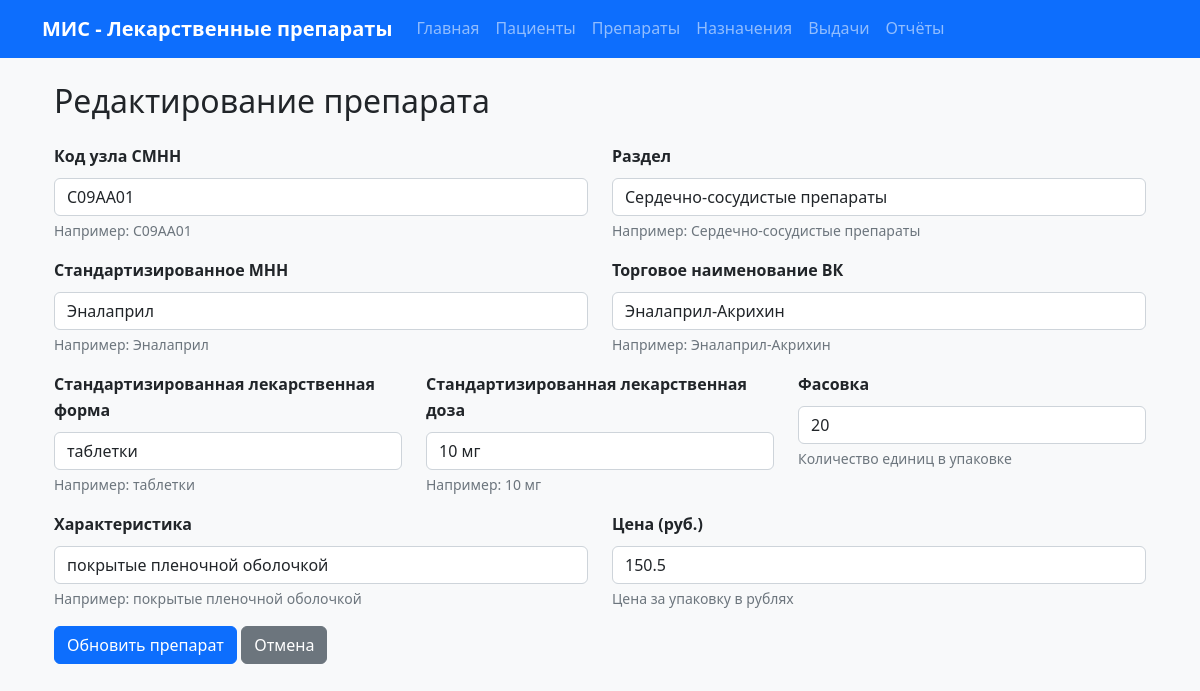
Page /medicines/edit/1 on the committed database.
### tables this page shows
CREATE TABLE medicines (
            medicine_id INTEGER PRIMARY KEY AUTOINCREMENT,
            smmn_node_code TEXT NOT NULL,
            section TEXT NOT NULL,
            standardized_mnn TEXT NOT NULL,
            trade_name_vk TEXT NOT NULL,
            standardized_dosage_form TEXT NOT NULL,
            standardized_dosage TEXT NOT NULL,
            characteristic TEXT,
            packaging INTEGER NOT NULL,
            price REAL NOT NULL,
            created_at TIMESTAMP DEFAULT CURRENT_TIMESTAMP,
            updated_at TIMESTAMP DEFAULT CURRENT_TIMESTAMP
        );

### routes.py (the view, shortened to what this page needs)
    @app.route("/medicines/edit/<int:medicine_id>", methods=["GET", "POST"])
    def edit_medicine(medicine_id):
        medicine = Medicine.get_by_id(medicine_id)
        if not medicine:
            flash("Препарат не найден", "error")
            return redirect(url_for("medicines"))
        return render_template("medicine_form.html", medicine=medicine)

### database.py (called while the page is built)
def get_db():
    if 'db' not in g:
        g.db = sqlite3.connect(current_app.config['DATABASE_PATH'])
        g.db.row_factory = sqlite3.Row
    return g.db

def execute_query(query, params=None):
    db = get_db()
    if params:
        cursor = db.execute(query, params)
    else:
        cursor = db.execute(query)
    return cursor

def fetch_one(query, params=None):
    cursor = execute_query(query, params)
    return cursor.fetchone()

### models.py (called while the page is built)
    @staticmethod
    def get_by_id(medicine_id):
        query = "SELECT * FROM medicines WHERE medicine_id = ?"
        row = fetch_one(query, (medicine_id,))
        if row:
            return Medicine(medicine_id=row["medicine_id"], smmn_node_code=row["smmn_node_code"], section=row["section"], standardized_mnn=row["standardized_mnn"], trade_name_vk=row["trade_name_vk"], standardized_dosage_form=row["standardized_dosage_form"], standardized_dosage=row["standardized_dosage"], characteristic=row["characteristic"], packaging=row["packaging"], price=row["price"])
        return None

### templates/medicine_form.html (shortened to what this page needs)
{% extends "base.html" %}
{% block content %}
<div class="container mt-4">
    <h2 class="mb-4">
        {% if medicine %}Редактирование препарата{% else %}Добавление препарата{% endif %}
    </h2>
    <form method="POST">
        <div class="row">
            <div class="col-md-6">
                <div class="mb-3">
                    <label for="smmn_node_code" class="form-label">Код узла СМНН</label>
                    <input type="text" class="form-control" id="smmn_node_code" name="smmn_node_code"
                           value="{% if medicine %}{{ medicine.smmn_node_code }}{% endif %}" required>
                    <div class="form-text">Например: C09AA01</div>
                </div>
            </div>
            <div class="col-md-6">
                <div class="mb-3">
                    <label for="section" class="form-label">Раздел</label>
                    <input type="text" class="form-control" id="section" name="section"
                           value="{% if medicine %}{{ medicine.section }}{% endif %}" required>
                    <div class="form-text">Например: Сердечно-сосудистые препараты</div>
                </div>
            </div>
        </div>
        <div class="row">
            <div class="col-md-6">
                <div class="mb-3">
                    <label for="standardized_mnn" class="form-label">Стандартизированное МНН</label>
                    <input type="text" class="form-control" id="standardized_mnn" name="standardized_mnn"
                           value="{% if medicine %}{{ medicine.standardized_mnn }}{% endif %}" required>
                    <div class="form-text">Например: Эналаприл</div>
                </div>
            </div>
            <div class="col-md-6">
                <div class="mb-3">
                    <label for="trade_name_vk" class="form-label">Торговое наименование ВК</label>
                    <input type="text" class="form-control" id="trade_name_vk" name="trade_name_vk"
                           value="{% if medicine %}{{ medicine.trade_name_vk }}{% endif %}" required>
                    <div class="form-text">Например: Эналаприл-Акрихин</div>
                </div>
            </div>
        </div>
        <div class="row">
            <div class="col-md-4">
                <div class="mb-3">
                    <label for="standardized_dosage_form" class="form-label">Стандартизированная лекарственная форма</label>
                    <input type="text" class="form-control" id="standardized_dosage_form" name="standardized_dosage_form"
                           value="{% if medicine %}{{ medicine.standardized_dosage_form }}{% endif %}" required>
                    <div class="form-text">Например: таблетки</div>
                </div>
            </div>
            <div class="col-md-4">
                <div class="mb-3">
                    <label for="standardized_dosage" class="form-label">Стандартизированная лекарственная доза</label>
                    <input type="text" class="form-control" id="standardized_dosage" name="standardized_dosage"
                           value="{% if medicine %}{{ medicine.standardized_dosage }}{% endif %}" required>
                    <div class="form-text">Например: 10 мг</div>
                </div>
            </div>
            <div class="col-md-4">
                <div class="mb-3">
                    <label for="packaging" class="form-label">Фасовка</label>
                    <input type="number" class="form-control" id="packaging" name="packaging"
                           value="{% if medicine %}{{ medicine.packaging }}{% endif %}" min="1" required>
                    <div class="form-text">Количество единиц в упаковке</div>
                </div>
            </div>
        </div>
        <div class="row">
            <div class="col-md-6">
                <div class="mb-3">
                    <label for="characteristic" class="form-label">Характеристика</label>
                    <input type="text" class="form-control" id="characteristic" name="characteristic"
                           value="{% if medicine %}{{ medicine.characteristic }}{% endif %}">
                    <div class="form-text">Например: покрытые пленочной оболочкой</div>
                </div>
            </div>
            <div class="col-md-6">
                <div class="mb-3">
                    <label for="price" class="form-label">Цена (руб.)</label>
                    <input type="number" class="form-control" id="price" name="price"
                           step="0.01" min="0"
                           value="{% if medicine %}{{ medicine.price }}{% endif %}" required>
                    <div class="form-text">Цена за упаковку в рублях</div>
                </div>
            </div>
        </div>
        <div class="mb-3">
            <button type="submit" class="btn btn-primary">
                {% if medicine %}Обновить препарат{% else %}Добавить препарат{% endif %}
            </button>
            <a href="{{ url_for("medicines") }}" class="btn btn-secondary">Отмена</a>
        </div>
    </form>
</div>
{% endblock %}

### static/css/style.css (style rules this page uses)
:root { --primary-color: #0d6efd; --secondary-color: #6c757d; --success-color: #198754; --danger-color: #dc3545; --warning-color: #ffc107; --info-color: #0dcaf0; --light-color: #f8f9fa; --dark-color: #212529; }
body { font-family: 'Segoe UI', Tahoma, Geneva, Verdana, sans-serif; background-color: #f8f9fa; line-height: 1.6; }
.btn { border-radius: 6px; font-weight: 500; transition: all 0.2s ease; }
.form-control, .form-select { border-radius: 6px; border: 1px solid #ced4da; transition: border-color 0.15s ease-in-out, box-shadow 0.15s ease-in-out; }
.form-label { font-weight: 600; color: var(--dark-color); margin-bottom: 0.5rem; }
.form-text { font-size: 0.875rem; color: var(--secondary-color); }

### rows in the picture
medicines: smmn_node_code "C09AA01", section "Сердечно-сосудистые препараты", standardized_mnn "Эналаприл", trade_name_vk "Эналаприл-Акрихин", standardized_dosage_form "таблетки", standardized_dosage "10 мг", packaging "20", characteristic "покрытые пленочной оболочкой", price "150.5"
